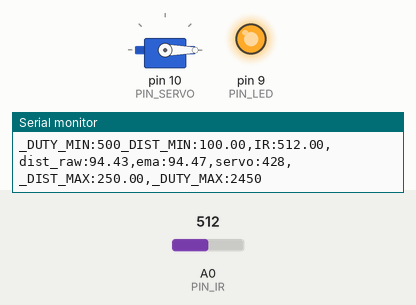
A sketch run on a simulated Arduino Uno, built with avr-gcc and run on an emulated ATmega328P. Shown: servo, output pins drawn as LEDs (lit = HIGH), the last lines printed to the serial monitor. Inputs (shaded band) come from the test bench; at power-on: A0 (PIN_IR) = 512.

Above: at 1.2 s.
1.3 s: A0 (PIN_IR) set to 500
2.8 s: A0 (PIN_IR) set to 480
At 3.1 s:
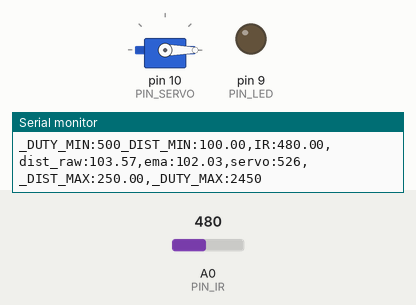
4.3 s: A0 (PIN_IR) set to 306
At 6.0 s:
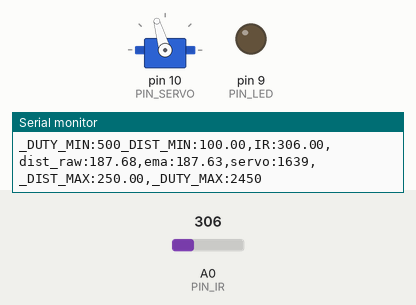
7.3 s: A0 (PIN_IR) set to 240
At 9.0 s:
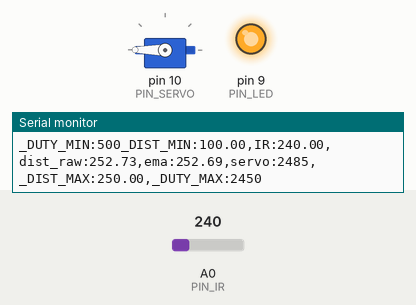
10.3 s: A0 (PIN_IR) set to 243
At 11.2 s:
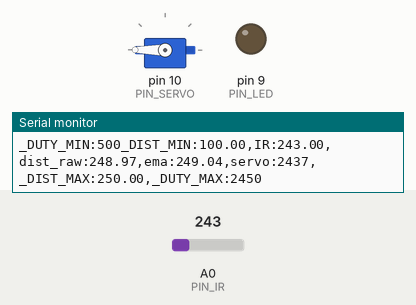
11.8 s: A0 (PIN_IR) set to 510
At 11.96 s:
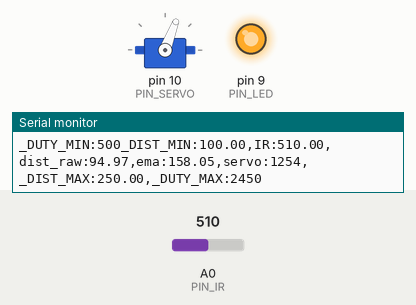
Timing chart, 0 to 14.8 s (numbered marks = the images above; inputs shaded):
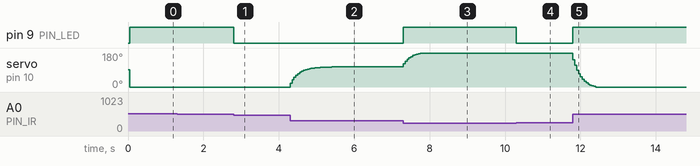

Measured:
- the behaviour switches between 493 and 492 on A0 (PIN_IR) (found by bisection; images 0 and 1)
- the behaviour switches between 242 and 243 on A0 (PIN_IR) (found by bisection; images 3 and 4)
- after the input at 2.8 s, pin 9 (PIN_LED): HIGH → LOW at once
- after the input at 4.3 s, servo on pin 10 (PIN_SERVO): moves from 0° to 106° over 1.1 s, starting at once
- after the input at 7.3 s, pin 9 (PIN_LED): LOW → HIGH at once; servo on pin 10 (PIN_SERVO): moves from 106° to 180° over 0.50 s, starting at once
- after the input at 10.3 s, pin 9 (PIN_LED): HIGH → LOW at once
- after the input at 11.8 s, pin 9 (PIN_LED): LOW → HIGH at once; servo on pin 10 (PIN_SERVO): moves from 180° to 0° over 0.60 s, starting at once

The sketch:

17_example_3.ino
```cpp
#include <Servo.h>

// Arduino pin assignment

#define PIN_IR    0         // IR sensor at Pin A0
#define PIN_LED   9
#define PIN_SERVO 10

#define _DUTY_MIN 500  // servo full clock-wise position (0 degree)
#define _DUTY_NEU 1480  // servo neutral position (90 degree)
#define _DUTY_MAX 2450  // servo full counter-clockwise position (180 degree)

#define _DIST_MIN  100.0   // minimum distance 100mm
#define _DIST_MAX  250.0   // maximum distance 250mm

#define EMA_ALPHA  0.2     // for EMA Filter

#define LOOP_INTERVAL 50   // Loop Interval (unit: msec)

Servo myservo;
unsigned long last_loop_time;   // unit: msec

float dist_prev = _DIST_MIN;
float dist_ema = _DIST_MIN;

void setup()
{
  pinMode(PIN_LED, OUTPUT);

  myservo.attach(PIN_SERVO);
  myservo.writeMicroseconds(_DUTY_NEU);

  Serial.begin(57600);
}

void loop()
{
  unsigned long time_curr = millis();
  int duty;
  float a_value, dist_raw;

  // wait until next event time
  if (time_curr < (last_loop_time + LOOP_INTERVAL))
    return;
  last_loop_time += LOOP_INTERVAL;

  a_value = analogRead(PIN_IR);
  dist_raw = ((6762.0 / (a_value - 9.0)) - 4.0) * 10.0;

  if (dist_raw >= _DIST_MIN && dist_raw <= _DIST_MAX) {
    digitalWrite(PIN_LED, LOW);
  } else {
    digitalWrite(PIN_LED, HIGH);
  }

  // and turn on LED if the distance is in the range

  dist_ema = EMA_ALPHA * dist_raw + (1 - EMA_ALPHA) * dist_ema;

  //duty = map(dist_ema, _DIST_MIN, _DIST_MAX, _DUTY_MIN, _DUTY_MAX);
  duty = _DUTY_MIN + (dist_ema - _DIST_MIN) * (_DUTY_MAX - _DUTY_MIN) / (_DIST_MAX - _DIST_MIN);
  myservo.writeMicroseconds(duty);

  Serial.print("_DUTY_MIN:");  Serial.print(_DUTY_MIN);
  Serial.print("_DIST_MIN:");  Serial.print(_DIST_MIN);
  Serial.print(",IR:");        Serial.print(a_value);
  Serial.print(",dist_raw:");  Serial.print(dist_raw);
  Serial.print(",ema:");       Serial.print(dist_ema);
  Serial.print(",servo:");     Serial.print(duty);
  Serial.print(",_DIST_MAX:"); Serial.print(_DIST_MAX);
  Serial.print(",_DUTY_MAX:"); Serial.print(_DUTY_MAX);
  Serial.println("");
}
```
